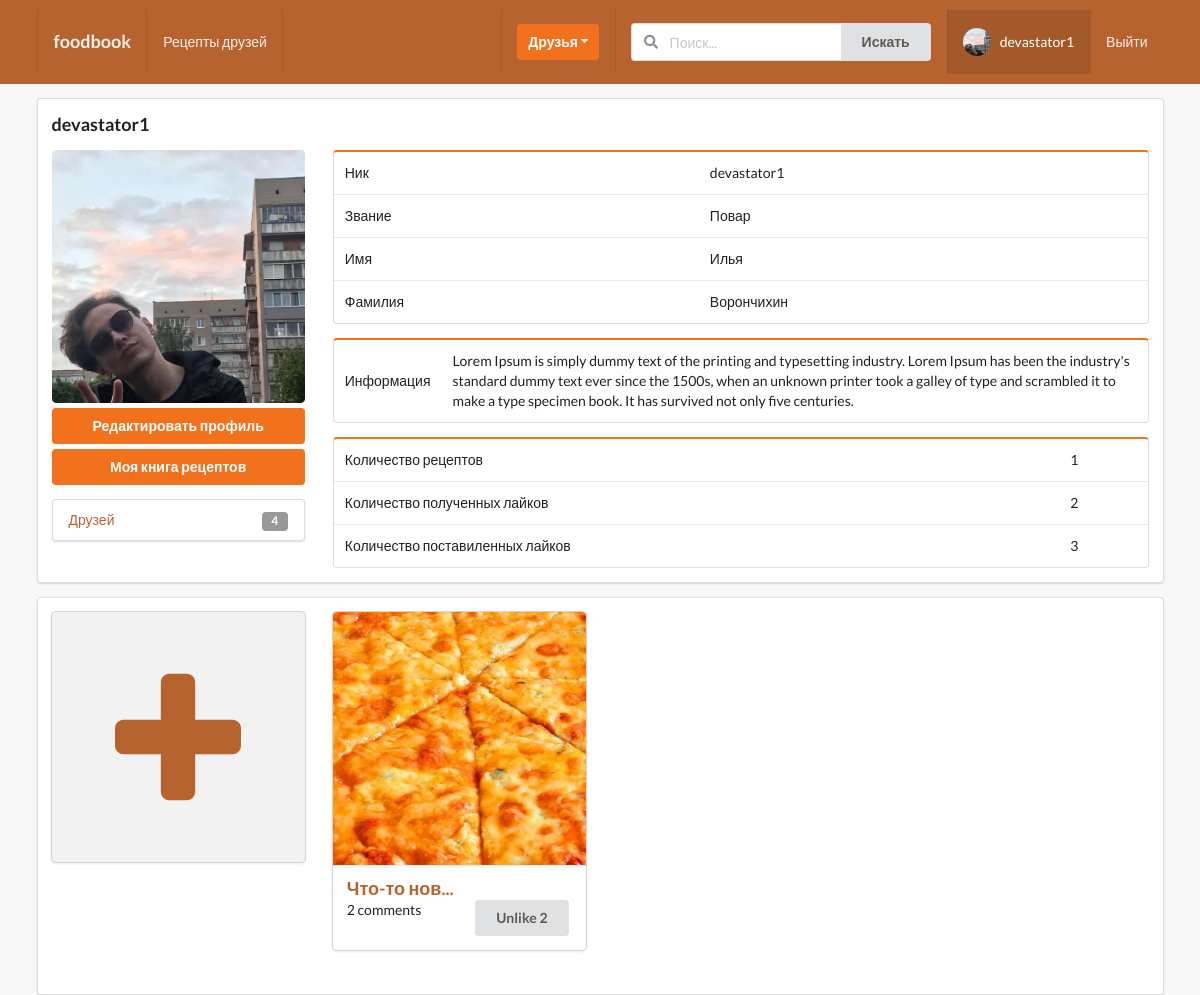
The app's page /profiles/myprofile/ (signed in), older data.
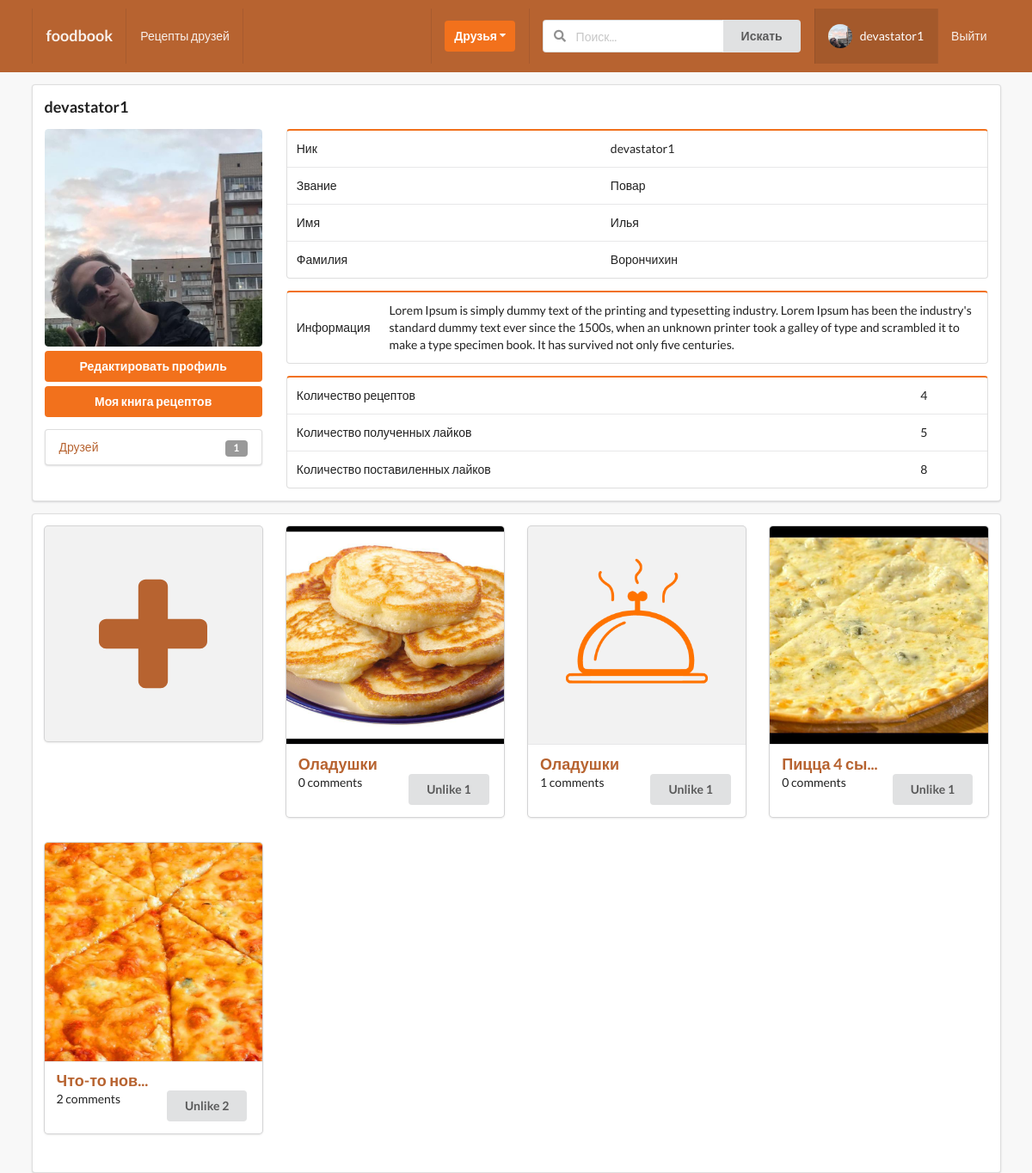
The same page, newer data.
### profiles/models.py (models this page shows, shortened)
class Profile(models.Model):
    first_name = models.CharField(max_length=200, blank=True)
    second_name = models.CharField(max_length=200, blank=True)
    user = models.OneToOneField(User, on_delete=models.CASCADE)
    bio = models.TextField(default="no bio...", max_length=300)
    email = models.EmailField(max_length=200, blank=True)
    country = models.CharField(max_length=200, blank=True)
    avatar = models.ImageField(default='avatar.png', upload_to='avatars/')
    friends = models.ManyToManyField(User, blank=True, related_name='friends')
    profession = models.CharField(max_length=200, blank=True)
    slug = models.SlugField(unique=True, blank=True)
    updated = models.DateTimeField(auto_now=True)
    created = models.DateTimeField(auto_now_add=True)
    objects = ProfileManager()
    def __str__(self):
        return f"{self.user.username}-{self.created.strftime('%d-%m-%Y')}"
    def get_friends_no(self):
        return self.friends.all().count()
    def get_posts_no(self):
        return self.posts.all().count()
    def get_likes_given_no(self):
        likes = self.like_set.all()
        total_liked = 0
        for item in likes:
            if item.value == 'Like':
                total_liked += 1
        return total_liked
    def get_likes_received_no(self):
        posts = self.posts.all()
        total_liked = 0
        for item in posts:
            total_liked += item.liked.all().count()
        return total_liked
    __initial_first_name = None
    __initial_second_name = None
    def __init__(self, *args, **kwargs):
        super().__init__(*args, **kwargs)
        self.__initial_first_name = self.first_name
        self.__initial_second_name = self.second_name

### posts/models.py (models this page shows, shortened)
class Post(models.Model):
    name = models.CharField(blank=True, max_length=100)
    content = models.TextField()
    image = models.ImageField(upload_to='posts', validators=[FileExtensionValidator(['png', 'jpg', 'jpeg'])],)
    liked = models.ManyToManyField(Profile, blank=True, related_name='likes')
    updated = models.DateTimeField(auto_now=True)
    created = models.DateTimeField(auto_now_add=True)
    author = models.ForeignKey(Profile, on_delete=models.CASCADE, related_name='posts')
    components = models.TextField(blank=True)
    def __str__(self):
        if len(self.name) > 10:
            return str(self.name[:10] + '...')
        else:
            return str(self.name)
    def num_likes(self):
        return self.liked.all().count()
    def num_comments(self):
        return self.comment_set.all().count()
    def get_absolute_url(self):
        return reverse('posts:detail-post', kwargs={'pk': self.pk})
    class Meta:
        ordering = ('-created',)

class Like(models.Model):
    user = models.ForeignKey(Profile, on_delete=models.CASCADE)
    post = models.ForeignKey(Post, on_delete=models.CASCADE)
    value = models.CharField(choices=LIKE_CHOICES, max_length=8)
    created = models.DateTimeField(auto_now_add=True)
    updated = models.DateTimeField(auto_now=True)

### profiles/views.py (the view, shortened to what this page needs)
# urls.py: path('myprofile/', my_profile_view, name='my-profile-view'),
@login_required
def my_profile_view(request):
    profile = Profile.objects.get(user=request.user)
    posts = Post.objects.filter(author=profile.id)
    form = ProfileModelForm(request.POST or None,  request.FILES or None, instance=profile)
    confirm = False
    if request.method == 'POST':
        if form.is_valid():
            form.save()
            confirm = True
    p_form = PostModelForm()
    context = {
        'profile': profile,
        'posts': posts,
        'form': form,
        'p_form': p_form,
        'confirm': confirm,
    }
    return render(request, 'profiles/myprofile.html', context)

### profiles/forms.py
class ProfileModelForm(forms.ModelForm):
    class Meta:
        model = Profile
        fields = ('first_name', 'second_name', 'profession', 'bio', 'avatar')

### posts/forms.py
class PostModelForm(forms.ModelForm):
    name = forms.CharField(label='Название', widget=forms.TextInput(attrs={'placeholder': 'Название блюда...'}))
    content = forms.CharField(label='Рецепт', widget=forms.Textarea(attrs={'rows': 5, 'placeholder': 'Распишите рецепт...'}))
    components = forms.CharField(label='Ингредиенты', widget=forms.Textarea(attrs={'rows': 3, 'placeholder': 'Молоко - 500мл,\nМука - 200гр,'}))
    image = forms.ImageField(label='Фото', required=False)
    class Meta:
        model = Post
        fields = ('name', 'components', 'content', 'image')

### profiles/context_processor.py (called while the page is built)
def profile_pic(request):
    if request.user.is_authenticated:
        profile_obj = Profile.objects.get(user=request.user)
        pic = profile_obj.avatar
        return {'picture': pic}
    return {}

def invitation_received_no(request):
    if request.user.is_authenticated:
        profile_obj = Profile.objects.get(user=request.user)
        qs_count = Relationship.objects.invatations_received(profile_obj).count()
        return {'invites_num': qs_count}
    return {}

def invitation_sended_no(request):
    if request.user.is_authenticated:
        profile_obj = Profile.objects.get(user=request.user)
        qs_count = Relationship.objects.invatations_sended(profile_obj).count()
        return {'send_invites_num': qs_count}
    return {}

### profiles/models.py (called while the page is built)
    def invatations_received(self, receiver):
        qs = Relationship.objects.filter(receiver=receiver, status='send')
        return qs

    def invatations_sended(self, sender):
        qs = Relationship.objects.filter(sender=sender, status='send')
        return qs

### profiles/templates/profiles/myprofile.html (shortened to what this page needs)
{% extends 'base.html' %}
{% block content %}
{% url 'posts:liked_posts_view' as liked_posts %}
<div class="ui segment">
    <h3>{{ request.user }}</h3>
    <div class="ui grid">
        <div class="row">
            <div class="four wide column">
                <div class="but">
                    <img class="ui medium rounded image" src="{{profile.avatar.url}}">
                    <div class="row mt-5">
                        <button class="ui orange button update-button" data-modal="modal1" id="modal-btn">Редактировать профиль</button>
                    </div>
                    <div class="row mt-5">
                        <a href="{{liked_posts}}"><button class="ui orange button update-button">Моя книга рецептов</button></a>
                    </div>
                </div>
                <div class="ui vertical fluid menu">
                        <a class="item" href="{% url 'profile:my-friends-view' %}">
                            Друзей
                            <div class="ui label">
                                {{profile.get_friends_no}}
                            </div>
                        </a>
                    </div>
            </div>
            <div class="twelve wide column">
                <table class="ui orange table">
                    <tbody>
                        <tr>
                            <td>Ник</td>
                            <td>{{profile.user}}</td>
                        </tr>
                        <tr>
                            <td>Звание</td>
                            {% if profile.first_name  %}
                            <td>{{profile.profession}}</td>
                             {% else %}
                             <td>Не указано</td>
                             {% endif %}
                        </tr>
                         <tr>
                            <td>Имя</td>
                             {% if profile.first_name  %}
                            <td>{{profile.first_name}}</td>
                             {% else %}
                             <td>Не указано</td>
                             {% endif %}
                        </tr>
                        <tr>
                            <td>Фамилия</td>
                            {% if profile.first_name  %}
                            <td>{{profile.second_name}}</td>
                             {% else %}
                             <td>Не указано</td>
                             {% endif %}
                        </tr>
                    </tbody>
                </table>
                <table class="ui orange table">
                    <tbody>
                         <tr>
                            <td>Информация</td>
                            <td>{{profile.bio}}</td>
                        </tr>
                    </tbody>
                </table>
                <table class="ui orange table">
                    <tbody>
                        <tr>
                            <td>Количество рецептов</td>
                            <div class="six wide column">
                            <td>{{profile.get_posts_no}}</td>
                            </div>
                        </tr>
                        <tr>
                            <td>Количество полученных лайков</td>
                            <td>{{profile.get_likes_received_no}}</td>
                        </tr>
                        <tr>
                            <td>Количество поставиленных лайков</td>
                            <td>{{profile.get_likes_given_no}}</td>
                        </tr>
                    </tbody>
                </table>
            </div>
        </div>
    </div>
</div>
<div class="ui segment">
    <div class="ui grid">
        <div class="row">
            <div class="four wide column">
                <div class="ui special cards">
                  <div class="card">
                    <div class="blurring dimmable image add-recept">
                        <img src="{{ MEDIA_URL }}plus.svg">
                    </div>
                  </div>
                </div>
            </div>
            {% for post in posts %}
            <div class="four wide column mb-38">
                <div class="ui special cards">
                  <div class="card mb-5">
                    <div class="blurring dimmable image">
                        {% if post.image %}
                            <img src={{post.image.url}}>
                        {% else %}
                            <img src="{{ MEDIA_URL }}no_image.png">
                        {% endif %}
                    </div>
                    <div class="content centerial-like-name">
                        <div class="header"><a href="{{post.get_absolute_url}}">{{post}}</a></div>
                        <div class="flex-post-short">
                            <span> {{ post.num_comments }} comments</span>
                            <div class="right floated like-recept-my-profile">
                                <form action="{% url 'posts:like-post-view' %}" method="POST" class='like-form' id='{{post.id}}'>
                                        {% if profile not in post.liked.all %}
                                            <button type="submit" class="ui orange button like-btn{{post.id}}">Like {{post.num_likes}}</button>
                                        {% else %}
                                            <button type="submit" class="ui button like-btn{{post.id}}"> Unlike {{post.num_likes}}</button>
                                        {% endif %}
                                </form>
                            </div>
                        </div>
                    </div>
                  </div>
                </div>
            </div>
            {% endfor %}
        </div>
    </div>
</div>
{% endblock content %}

### templates/base.html (shortened to what this page needs)
{% load static %}
<!doctype html>
<html lang="en">
  <head>
	<link rel="stylesheet" type="text/css" href="{% static 'style.css' %}">
    <link rel="stylesheet" type='text/css' href="https://cdnjs.cloudflare.com/ajax/libs/semantic-ui/2.2.14/semantic.min.css">
  </head>
  <body>
    {% include 'main/navbar.html' %}
    <div class="ui container">
      {% block content %}
      {% endblock content %}
    </div>
  </body>
</html>

### templates/main/navbar.html (shortened to what this page needs)
{% url 'main-post-view' as path_to_home %}
{% url 'posts:search-posts' as path_to_search %}
{% url 'posts:main-post-view' as path_to_posts %}
{% url 'profile:my-profile-view' as path_to_my_profile %}
<div class="ui inverted orange menu nav mb-7">
  <div class="ui container">
    <a href="{{path_to_home}}" class="{% if request.path == path_to_home %}active{% endif %} item">
        <h3>foodbook</h3>
    </a>
    {% if request.user.is_authenticated %}
    <a href="{{path_to_posts}}" class="{% if request.path == path_to_posts %}active{% endif %} item">
        Рецепты друзей
    </a>
    {% endif %}
    <div class="right menu">
        {% if request.user.is_authenticated %}
        <div class="item">
            <div class="ui floating dropdown icon button orange"> Друзья
                <i class="dropdown icon"></i>
             </div>
        </div>
             <div class="item">
              <form action="{{path_to_search}}" method="GET">
                <div class="ui action left icon input">
                <input class="prompt" type="text" name='search' placeholder="Поиск...">
                <button type='submit' class="ui button">Искать</button>
                </div>
            </form>
            </div>
            <a href="{{path_to_my_profile}}" class="{% if request.path == path_to_my_profile %}active{% endif %} item">
                <img src="{{picture.url}}" class="ui avatar image">&nbsp;
                 {{ request.user }}
            </a>
            <a href="{% url 'account_logout' %}" class="ui item">
                Выйти
            </a>
        {% else %}
        <a href="{% url 'account_login' %}" class="ui item">
                Войти
            </a>
        {% endif %}
    </div>
  </div>
</div>

### static_project/style.css (style rules this page uses)
body { background: #f8f8f8 !important; }
.nav { border-radius: 0px !important; padding: 10px 0 10px 0 !important; background-color: #B76330 !important; }
.mb-7 { margin-bottom: 7px !important; }
.mt-5 { margin-top: 5px !important; }
.mb-5 { margin-bottom: 5px !important; }
.mb-38 { margin-bottom: 38px !important; }
.update-button { width: 100% !important; }
.ui.icon.button, .ui.icon.buttons .button { text-align: center; }
.segment a { color: #b76330 !important; }
.content a { color: #b76330 !important; }
.add-recept img { width: 50% !important; margin: auto !important; height: 250px !important; }
.centerial-like-name { align-items: center !important; }
.like-recept-my-profile { justify-content: right; }

Row changes from the older to the newer data that the page shows:
changed Profile "Повар": get_friends_no "4" → "1"; get_posts_no "1" → "4"; get_likes_received_no "2" → "5"; get_likes_given_no "3" → "8"
added Post: image (picture), name "Оладушки", num_comments "0", num_likes "1"
added Post: name "Оладушки", num_comments "1", num_likes "1"
added Post: image (picture), name "Пицца 4 сы...", num_comments "0", num_likes "1"
